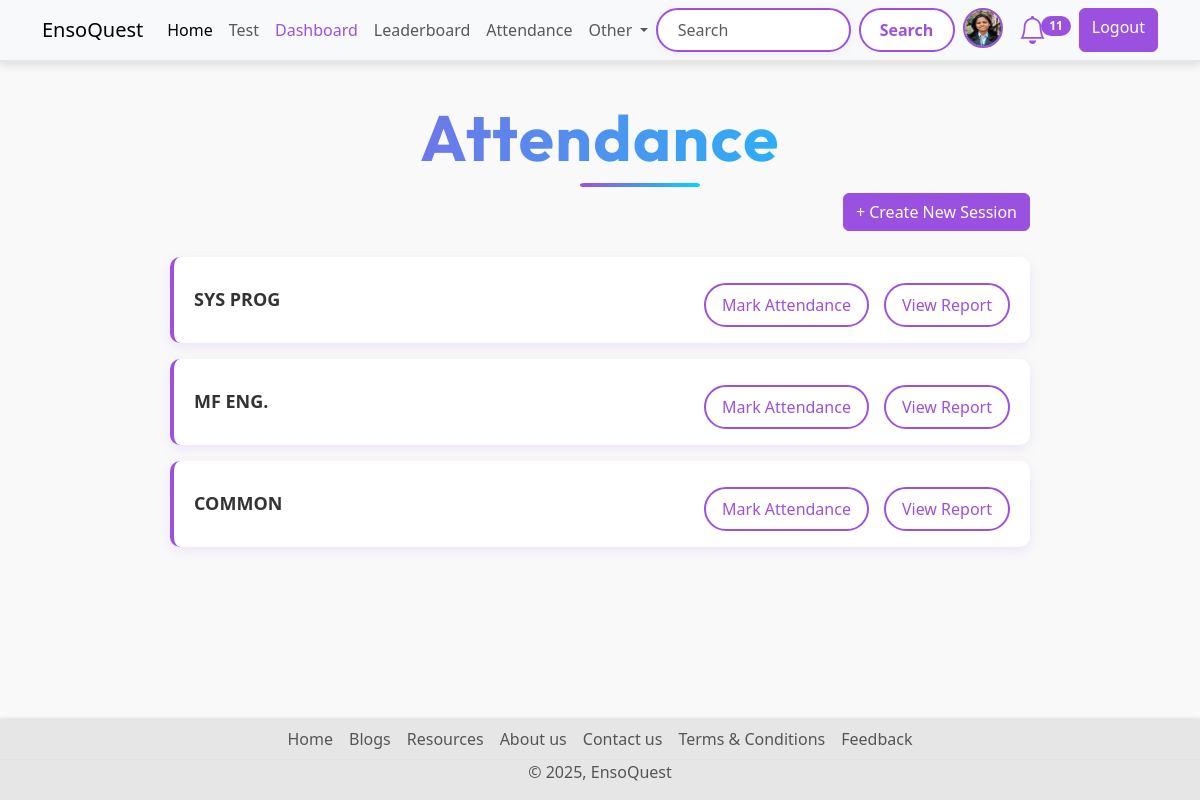
The app's page /attendance/sessions/ (signed in) with its own data.
### account/models.py (models this page shows, shortened)
class Profile(models.Model):
    user = models.OneToOneField(User,on_delete=models.CASCADE, null=True,verbose_name='User Object')
    position = models.CharField(max_length=100,blank=True,null=True)
    bio = models.TextField(blank=True,null=True)
    profile_img = models.ImageField(upload_to='profile_image', default='user.png',blank=True,null=True,verbose_name= 'Profile Pic')

### attendance/models.py (models this page shows, shortened)
class Session(models.Model):
    name = models.CharField(max_length=200)
    description = models.TextField(blank=True, null=True)
    date_created = models.DateTimeField(auto_now_add=True)
    trainees = models.ManyToManyField(User, related_name='sessions')

### attendance/views.py (the view)
# urls.py: path('sessions/', views.session_list, name='session_list'),
@login_required
@user_passes_test(is_admin)
def session_list(request):
    sessions = Session.objects.all()
    return render(request, 'session_list.html', {'sessions': sessions})

### attendance/views.py (called while the page is built)
def is_admin(user):
    return user.is_staff  # Or your own logic for admin

### base/context_processors.py (called while the page is built)
def notification_count(request):
    if request.user.is_authenticated:
        unread_count = Notification.objects.filter(user=request.user, is_read=False).count()
        return {'unread_notification_count': unread_count}
    return {}

### Templates/session_list.html
{% extends "index.html" %}
{% load static %}
{% block content %}
<link rel="stylesheet" href="{% static 'css/session_list.css' %}">
<div class="sessions-container">
    <h2 class="title">Attendance</h2>
    {% if user.is_staff %}
        <div class="mb-3 text-end">
        <a href="{% url 'attendance:create_session' %}" class="btn btn-primary">+ Create New Session</a>
        </div>
    {% endif %}
    <div class="session-cards">
        {% for session in sessions %}
            <div class="session-card">
                <span class="session-name">{{ session.name }}</span>
                <div class="session-actions">
                    {% if user.is_staff %}
                        <a href="{% url 'attendance:mark_attendance' session.id %}">Mark Attendance</a>
                        <a href="{% url 'attendance:attendance_report_session' session.id %}">View Report</a>
                    {% else %}
                        <a href="{% url 'attendance:attendance_report_session' session.id %}">View Report</a>
                    {% endif %}
                </div>
            </div>
        {% empty %}
            <p class="no-sessions">No sessions available.</p>
        {% endfor %}
    </div>
</div>
{% endblock %}

### Templates/components/navbar.html (shortened to what this page needs)
<nav class="navbar navbar-expand-lg bg-body-tertiary d-none d-lg-block">
  <div class="container">
    <a class="navbar-brand" href="{% url 'home' %}">EnsoQuest</a>
    <div class="collapse navbar-collapse" id="navbarSupportedContent">
      <ul class="navbar-nav me-auto mb-2 mb-lg-0">
        <li class="nav-item">
          <a class="nav-link active" aria-current="page" href="{% url 'home' %}">Home</a>
        </li>
        <li class="nav-item">
          <a class="nav-link" href="{% url 'all_quiz' %}">Test</a>
        </li>
        {% if request.user.is_superuser %}
          <li class="nav-item">
            <a class="nav-link" href="{% url 'dashboard' %}" style="color: #9b51e0 !important;">Dashboard</a>
          </li>
        {% endif %}
        <li class="nav-item">
          <a class="nav-link" href="{% url 'leaderboard' %}">Leaderboard</a>
        </li>
        {% if request.user.is_authenticated %}
          {% if request.user.is_superuser %}
            <li class="nav-item">
              <a class="nav-link" href="{% url 'attendance:session_list' %}">Attendance</a>
            </li>
          {% else %}
            <li class="nav-item">
              <a class="nav-link" href="{% url 'attendance:student_attendance_report' %}">Attendance</a>
            </li>
          {% endif %}
        {% endif %}
        <li class="nav-item dropdown">
          <a class="nav-link dropdown-toggle" href="#" role="button" data-bs-toggle="dropdown" aria-expanded="false">
            Other
          </a>
        </li>
      </ul>
      <form class="d-flex" role="search" action="{% url 'search_users' %}">
        <input class="form-control me-2" type="search" name="q" placeholder="Search" aria-label="Search">
        <button class="btn btn-search" type="submit">Search</button>
        {% if request.user.is_authenticated %}
          <a href="{% url 'profile' request.user.username %}" data-bs-toggle="tooltip" data-bs-placement="bottom" data-bs-title="{{ request.user.username }}" class="mx-2">
            <img src="{{ request.user.profile.profile_img.url }}" class="rounded-circle profile-img-purple" width="40" height="40" alt="profile_img">
          </a>
          <li class="nav-item dropdown list-unstyled mx-2">
            <a class="nav-link dropdown-toggle position-relative" href="#" id="notificationDropdown" data-bs-toggle="dropdown" role="button" aria-expanded="false">
              <i class="bi bi-bell fs-3 bell-purple"></i>
              {% if unread_notification_count > 0 %}
                <span class="position-absolute badge rounded-pill bg-purple notification-badge">
                 {{ unread_notification_count }}
                </span>
              {% endif %}
            </a>
          </li>
          <a href="{% url 'logout' %}" class="btn btn-log ms-2">Logout</a>
        {% else %}
          <a href="{% url 'login' %}" class="btn btn-log ms-2">Login</a>
        {% endif %}
      </form>
    </div>
  </div>
</nav>

### static/css/style.css (style rules this page uses)
.title { font-family: 'Outfit', sans-serif; font-size: clamp(2.5rem, 6vw, 4rem); font-weight: 700; background: linear-gradient(90deg, #9b51e0, #00d4ff); -webkit-background-clip: text; background-clip: text; -webkit-text-fill-color: transparent; color: transparent; opacity: 0; animation: fadeInTitle 1.3s ease-in-out forwards; margin: 2rem 0 1rem; line-height: 1.2; text-align: center; letter-spacing: 1.5px; position: relative; }
.title::after { content: ""; position: absolute; left: 50%; transform: translateX(-50%); bottom: -10px; width: 60px; height: 4px; background: linear-gradient(to right, #9b51e0, #00d4ff); border-radius: 999px; opacity: 0; animation: fadeInLine 1.5s ease-in-out forwards 0.8s; margin: 0 10px; }
body { background-color: #f9f9f9; font-family: 'Segoe UI', Tahoma, Geneva, Verdana, sans-serif; padding-top: 60px; padding-bottom: 50px; margin: 0; }
nav.navbar { position: fixed; top: 0; left: 0; right: 0; width: 100%; background-color: rgba(249, 249, 249, 0.8); box-shadow: 0 4px 8px rgba(0, 0, 0, 0.1); border-bottom: 2px solid #e6e6e6; z-index: 9999; }
.form-control[type="search"] { border: 2px solid #9b51e0; border-radius: 999px; padding: 0.5rem 1.2rem; transition: all 0.3s ease; box-shadow: 0 2px 8px rgba(155, 81, 224, 0.08); }
.navbar .btn-search { background-color: #fff; color: #9b51e0; border: 2px solid #9b51e0; border-radius: 999px; padding: 0.4rem 1.2rem; font-weight: 600; transition: all 0.3s ease; }
.navbar .btn-log, .form-inline .btn-log { background-color: #9b51e0; background: #9b51e0; border-color: #9b51e0; color: white; font-weight: 500; }
.bell-purple { color: #9b51e0 !important; }
.bg-purple { background-color: #9b51e0 !important; color: white !important; }
.notification-badge { top: 8px !important; right: -8px !important; transform: none !important; }
.profile-img-purple { border: 2px solid #9b51e0; border-radius: 50%; }

### static/css/session_list.css (style rules this page uses)
body { background-color: #f9f9f9; font-family: 'Segoe UI', Tahoma, Geneva, Verdana, sans-serif; }
.title::after { content: ""; position: absolute; left: 50%; transform: translateX(-50%); bottom: -10px; width: 60px; height: 4px; background: linear-gradient(to right, #9b51e0, #00d4ff); border-radius: 999px; opacity: 0; animation: fadeInLine 1.5s ease-in-out forwards 0.8s; margin: 0 10px; }
.sessions-container { max-width: 900px; margin: 40px auto; padding: 0 20px; }
.session-cards { display: flex; flex-direction: column; gap: 16px; }
.session-card { background: #ffffff; padding: 16px 20px; border-radius: 10px; box-shadow: 0 4px 12px rgba(155, 81, 224, 0.12); display: flex; justify-content: space-between; align-items: center; flex-wrap: wrap; border-left: 4px solid #9b51e0; }
.session-name { font-size: 18px; font-weight: 600; color: #333; }
.session-actions { display: flex; gap: 15px; margin-top: 10px; flex-wrap: wrap; }
.session-actions a { text-decoration: none; color: #9b51e0; background-color: #fff; font-weight: 500; border: 2px solid #9b51e0; padding: 8px 16px; border-radius: 9999px; transition: all 0.3s ease; display: inline-block; }
.sessions-container .btn-primary { background-color: #9b51e0; border-color: #9b51e0; margin-bottom: 10px; }

### records on screen
Session: name "SYS PROG"
Session: name "MF ENG."
Session: name "COMMON"

### other values on screen
{{ unread_notification_count }} "11"
